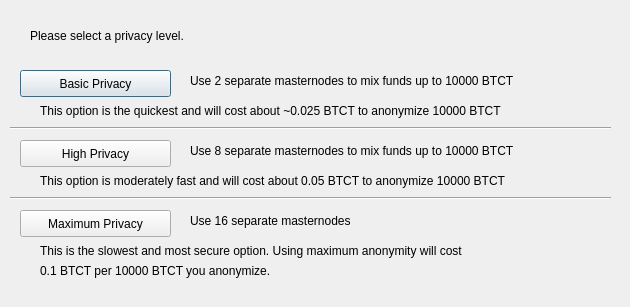
<?xml version="1.0" encoding="UTF-8"?>
<ui version="4.0">
 <class>ObfuscationConfig</class>
 <widget class="QDialog" name="ObfuscationConfig">
  <property name="geometry">
   <rect>
    <x>0</x>
    <y>0</y>
    <width>630</width>
    <height>307</height>
   </rect>
  </property>
  <property name="windowTitle">
   <string>Configure Obfuscation</string>
  </property>
  <widget class="QPushButton" name="buttonBasic">
   <property name="geometry">
    <rect>
     <x>20</x>
     <y>70</y>
     <width>151</width>
     <height>27</height>
    </rect>
   </property>
   <property name="text">
    <string>Basic Privacy</string>
   </property>
  </widget>
  <widget class="QPushButton" name="buttonHigh">
   <property name="geometry">
    <rect>
     <x>20</x>
     <y>140</y>
     <width>151</width>
     <height>27</height>
    </rect>
   </property>
   <property name="text">
    <string>High Privacy</string>
   </property>
  </widget>
  <widget class="QPushButton" name="buttonMax">
   <property name="geometry">
    <rect>
     <x>20</x>
     <y>210</y>
     <width>151</width>
     <height>27</height>
    </rect>
   </property>
   <property name="text">
    <string>Maximum Privacy</string>
   </property>
  </widget>
  <widget class="QLabel" name="label">
   <property name="geometry">
    <rect>
     <x>30</x>
     <y>20</y>
     <width>571</width>
     <height>31</height>
    </rect>
   </property>
   <property name="text">
    <string>Please select a privacy level.</string>
   </property>
  </widget>
  <widget class="QLabel" name="label_2">
   <property name="geometry">
    <rect>
     <x>190</x>
     <y>70</y>
     <width>421</width>
     <height>21</height>
    </rect>
   </property>
   <property name="text">
    <string>Use 2 separate masternodes to mix funds up to 10000 BTCT</string>
   </property>
  </widget>
  <widget class="QLabel" name="label_3">
   <property name="geometry">
    <rect>
     <x>190</x>
     <y>140</y>
     <width>411</width>
     <height>21</height>
    </rect>
   </property>
   <property name="text">
    <string>Use 8 separate masternodes to mix funds up to 10000 BTCT</string>
   </property>
  </widget>
  <widget class="QLabel" name="label_4">
   <property name="geometry">
    <rect>
     <x>190</x>
     <y>210</y>
     <width>421</width>
     <height>21</height>
    </rect>
   </property>
   <property name="text">
    <string>Use 16 separate masternodes</string>
   </property>
  </widget>
  <widget class="QLabel" name="label_6">
   <property name="geometry">
    <rect>
     <x>40</x>
     <y>100</y>
     <width>561</width>
     <height>21</height>
    </rect>
   </property>
   <property name="text">
    <string>This option is the quickest and will cost about ~0.025 BTCT to anonymize 10000 BTCT</string>
   </property>
  </widget>
  <widget class="QLabel" name="label_7">
   <property name="geometry">
    <rect>
     <x>40</x>
     <y>170</y>
     <width>561</width>
     <height>21</height>
    </rect>
   </property>
   <property name="text">
    <string>This option is moderately fast and will cost about 0.05 BTCT to anonymize 10000 BTCT</string>
   </property>
  </widget>
  <widget class="QLabel" name="label_8">
   <property name="geometry">
    <rect>
     <x>40</x>
     <y>240</y>
     <width>561</width>
     <height>21</height>
    </rect>
   </property>
   <property name="text">
    <string>This is the slowest and most secure option. Using maximum anonymity will cost</string>
   </property>
  </widget>
  <widget class="QLabel" name="label_9">
   <property name="geometry">
    <rect>
     <x>40</x>
     <y>260</y>
     <width>561</width>
     <height>21</height>
    </rect>
   </property>
   <property name="text">
    <string>0.1 BTCT per 10000 BTCT you anonymize.</string>
   </property>
  </widget>
  <widget class="Line" name="line">
   <property name="geometry">
    <rect>
     <x>10</x>
     <y>120</y>
     <width>601</width>
     <height>16</height>
    </rect>
   </property>
   <property name="orientation">
    <enum>Qt::Horizontal</enum>
   </property>
  </widget>
  <widget class="Line" name="line_2">
   <property name="geometry">
    <rect>
     <x>10</x>
     <y>190</y>
     <width>601</width>
     <height>16</height>
    </rect>
   </property>
   <property name="orientation">
    <enum>Qt::Horizontal</enum>
   </property>
  </widget>
 </widget>
 <resources/>
 <connections/>
</ui>
